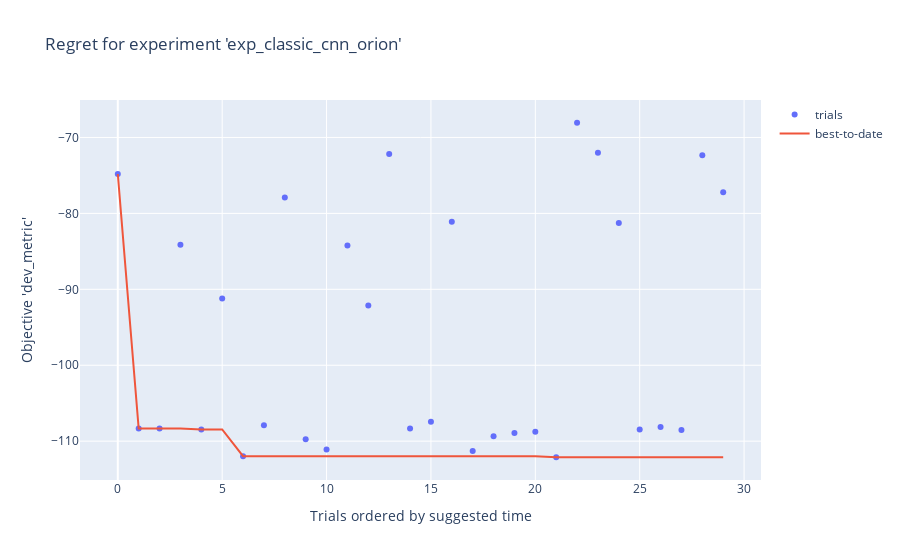

Write notebook code for a chart like this one.
### Code cell
storage = dict(type="legacy", database=dict(type="pickleddb", host="./examples/slurm_orion/orion_db.pkl"))
experiment = get_experiment("exp_classic_cnn_orion", storage=storage)
fig = experiment.plot.regret()
fig
